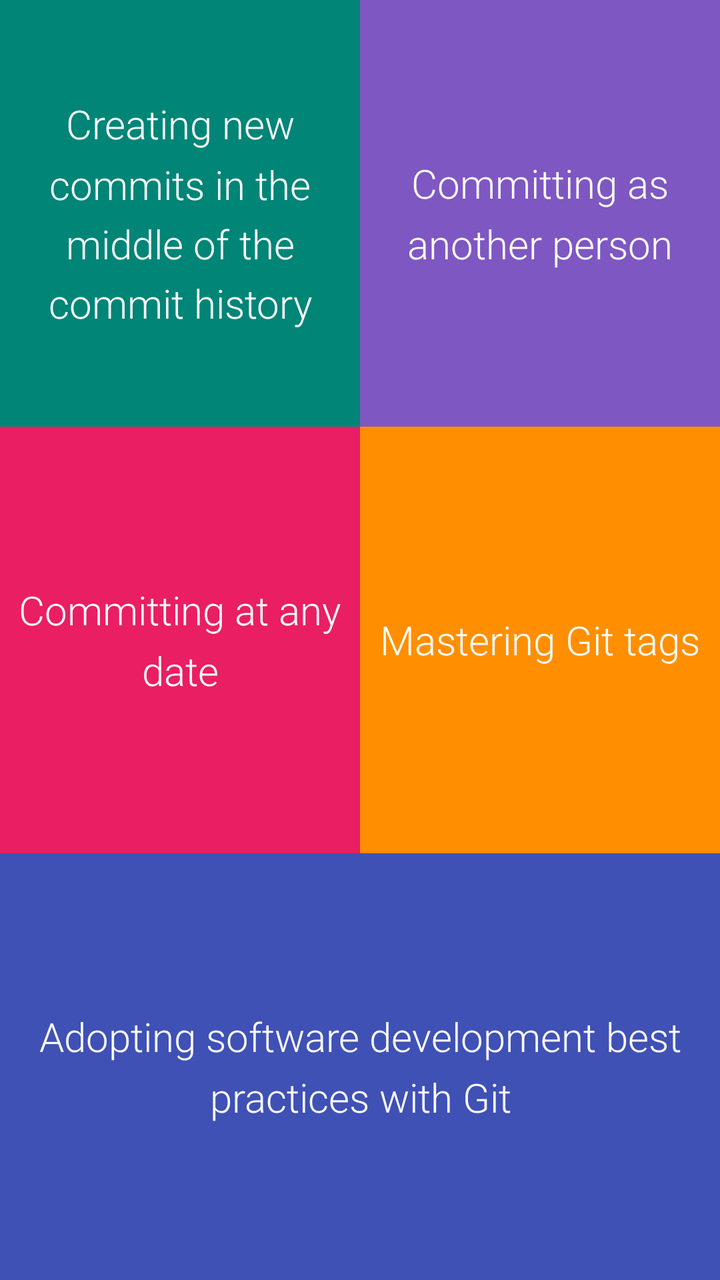
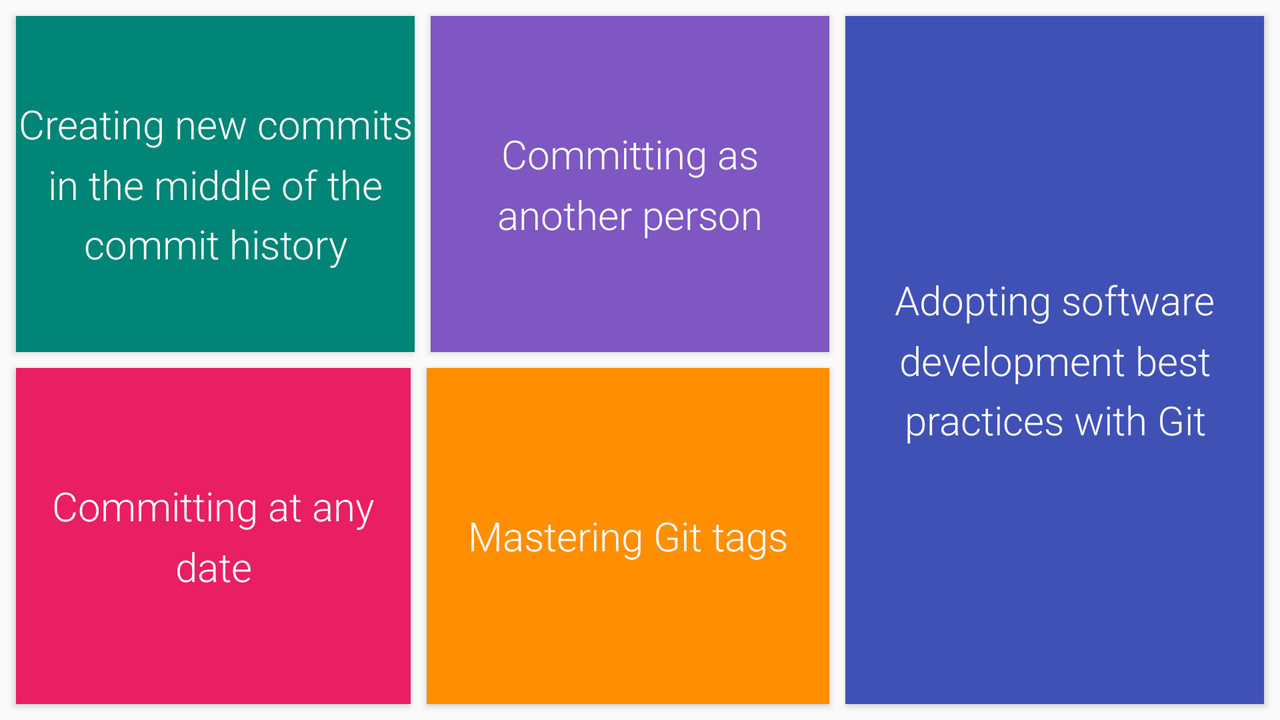

Compare how this app lays out the same screen by default and in its alternative resource folder. The renders come first, then the two layout files and the values they reference.
<!-- AndroidManifest.xml: application theme AppTheme -->
<!-- res/layout/activity_main.xml -->
<?xml version="1.0" encoding="utf-8"?>
<LinearLayout xmlns:android="http://schemas.android.com/apk/res/android"
    android:layout_width="match_parent"
    android:layout_height="match_parent"
    xmlns:tools="http://schemas.android.com/tools"
    android:orientation="vertical"
    tools:context=".SplashActivity">
    <LinearLayout
        android:layout_width="match_parent"
        android:layout_height="0dp"
        android:layout_weight="1"
        android:orientation="vertical">
        <LinearLayout
            android:layout_width="match_parent"
            android:layout_height="0dp"
            android:layout_weight="1"
            android:orientation="horizontal">
            <Button
                android:id="@+id/thing1"
                android:layout_width="0dp"
                android:layout_height="match_parent"
                android:layout_weight="1"
                android:text="@string/thing_1"
                android:lineSpacingMultiplier="1.25"
                android:textAllCaps="false"
                android:fontFamily="sans-serif-light"
                android:textSize="@dimen/abc_text_size_title_material"
                android:background="@color/material_deep_teal_500"
                android:textColor="@color/material_white"/>
            <Button
                android:id="@+id/thing2"
                android:layout_width="0dp"
                android:layout_height="match_parent"
                android:layout_weight="1"
                android:text="@string/thing_2"
                android:lineSpacingMultiplier="1.25"
                android:textAllCaps="false"
                android:fontFamily="sans-serif-light"
                android:textSize="@dimen/abc_text_size_title_material"
                android:background="@color/material_deep_purple_400"
                android:textColor="@color/material_white"/>
        </LinearLayout>
        <LinearLayout
            android:layout_width="match_parent"
            android:layout_height="0dp"
            android:layout_weight="1"
            android:orientation="horizontal">
            <Button
                android:id="@+id/thing3"
                android:layout_width="0dp"
                android:layout_height="match_parent"
                android:layout_weight="1"
                android:text="@string/thing_3"
                android:lineSpacingMultiplier="1.25"
                android:textAllCaps="false"
                android:fontFamily="sans-serif-light"
                android:textSize="@dimen/abc_text_size_title_material"
                android:background="@color/material_pink_500"
                android:textColor="@color/material_white"/>
            <Button
                android:id="@+id/thing4"
                android:layout_width="0dp"
                android:layout_height="match_parent"
                android:layout_weight="1"
                android:text="@string/thing_4"
                android:lineSpacingMultiplier="1.25"
                android:textAllCaps="false"
                android:fontFamily="sans-serif-light"
                android:textSize="@dimen/abc_text_size_title_material"
                android:background="@color/material_amber_800"
                android:textColor="@color/material_white"/>
        </LinearLayout>
        <Button
            android:id="@+id/thing5"
            android:layout_width="match_parent"
            android:layout_height="0dp"
            android:layout_weight="1"
            android:text="@string/thing_5"
            android:lineSpacingMultiplier="1.25"
            android:textAllCaps="false"
            android:fontFamily="sans-serif-light"
            android:textSize="@dimen/abc_text_size_title_material"
            android:background="@color/material_indigo_500"
            android:textColor="@color/material_white"/>
    </LinearLayout>
</LinearLayout>
<!-- resources referenced by this layout -->
<resources>
  <color name="material_amber_800">#FF8F00</color>
  <color name="material_deep_purple_400">#7E57C2</color>
  <color name="material_indigo_500">#3F51B5</color>
  <color name="material_pink_500">#E91E63</color>
  <color name="material_white">#FAFAFA</color>
  <string name="thing_1">Creating new commits in the middle of the commit history</string>
  <string name="thing_2">Committing as another person</string>
  <string name="thing_3">Committing at any date</string>
  <string name="thing_4">Mastering Git tags</string>
  <string name="thing_5">Adopting software development best practices with Git</string>
  <!-- from res/values-v21/ -->
  <style name="AppTheme" parent="Theme.AppCompat.Light.DarkActionBar">
          
          <item name="colorPrimary">@color/colorPrimary</item>
          <item name="colorPrimaryDark">@color/colorPrimaryDark</item>
          <item name="colorAccent">@color/colorAccent</item>
      </style>
  <color name="colorPrimary">#F44336</color>
  <color name="colorPrimaryDark">#D32F2F</color>
  <color name="colorAccent">@color/material_teal_500</color>
  <color name="material_teal_500">#009688</color>
</resources>
<!-- res/layout-land/activity_main.xml (the repository's variant of the layout above) -->
<!-- drawn on the phone turned sideways -->
<?xml version="1.0" encoding="utf-8"?>
<RelativeLayout
    xmlns:android="http://schemas.android.com/apk/res/android"
    xmlns:tools="http://schemas.android.com/tools"
    android:layout_width="match_parent"
    android:layout_height="match_parent"
    android:id="@+id/background"
    android:fitsSystemWindows="true"
    android:clipToPadding="false"
    android:background="@color/colorPrimary"
    tools:context=".SplashActivity">
    <LinearLayout
        android:background="@color/background_material_light"
        android:layout_width="match_parent"
        android:layout_height="match_parent"
        android:orientation="horizontal">
        <LinearLayout
            android:layout_width="0dp"
            android:layout_height="match_parent"
            android:layout_weight="2"
            android:orientation="vertical">
            <LinearLayout
                android:layout_width="match_parent"
                android:layout_height="match_parent"
                android:layout_weight="1"
                android:orientation="horizontal">
                <Button
                    android:id="@+id/thing1"
                    android:layout_width="0dp"
                    android:layout_height="match_parent"
                    android:layout_weight="1"
                    android:layout_marginTop="8dp"
                    android:layout_marginLeft="8dp"
                    android:layout_marginRight="4dp"
                    android:layout_marginBottom="4dp"
                    android:text="@string/thing_1"
                    android:lineSpacingMultiplier="1.25"
                    android:textAllCaps="false"
                    android:fontFamily="sans-serif-light"
                    android:textSize="@dimen/abc_text_size_title_material"
                    android:background="@color/material_deep_teal_500"
                    android:textColor="@color/material_white"/>
                <Button
                    android:id="@+id/thing2"
                    android:layout_width="0dp"
                    android:layout_height="match_parent"
                    android:layout_weight="1"
                    android:layout_marginTop="8dp"
                    android:layout_marginLeft="4dp"
                    android:layout_marginRight="4dp"
                    android:layout_marginBottom="4dp"
                    android:text="@string/thing_2"
                    android:lineSpacingMultiplier="1.25"
                    android:textAllCaps="false"
                    android:fontFamily="sans-serif-light"
                    android:textSize="@dimen/abc_text_size_title_material"
                    android:background="@color/material_deep_purple_400"
                    android:textColor="@color/material_white"/>
            </LinearLayout>

            <LinearLayout
                android:layout_width="match_parent"
                android:layout_height="match_parent"
                android:layout_weight="1"
                android:orientation="horizontal">
                <Button
                    android:id="@+id/thing3"
                    android:layout_width="match_parent"
                    android:layout_height="match_parent"
                    android:layout_weight="1"
                    android:layout_marginTop="4dp"
                    android:layout_marginLeft="8dp"
                    android:layout_marginRight="4dp"
                    android:layout_marginBottom="8dp"
                    android:text="@string/thing_3"
                    android:lineSpacingMultiplier="1.25"
                    android:textAllCaps="false"
                    android:fontFamily="sans-serif-light"
                    android:textSize="@dimen/abc_text_size_title_material"
                    android:background="@color/material_pink_500"
                    android:textColor="@color/material_white"/>
                <Button
                    android:id="@+id/thing4"
                    android:layout_width="match_parent"
                    android:layout_height="match_parent"
                    android:layout_weight="1"
                    android:layout_marginTop="4dp"
                    android:layout_marginLeft="4dp"
                    android:layout_marginRight="4dp"
                    android:layout_marginBottom="8dp"
                    android:text="@string/thing_4"
                    android:lineSpacingMultiplier="1.25"
                    android:textAllCaps="false"
                    android:fontFamily="sans-serif-light"
                    android:textSize="@dimen/abc_text_size_title_material"
                    android:background="@color/material_amber_800"
                    android:textColor="@color/material_white"/>

            </LinearLayout>

        </LinearLayout>

        <Button
            android:id="@+id/thing5"
            android:layout_width="0dp"
            android:layout_height="match_parent"
            android:layout_weight="1"
            android:layout_marginTop="8dp"
            android:layout_marginLeft="4dp"
            android:layout_marginRight="8dp"
            android:layout_marginBottom="8dp"
            android:padding="8dp"
            android:text="@string/thing_5"
            android:lineSpacingMultiplier="1.25"
            android:textAllCaps="false"
            android:fontFamily="sans-serif-light"
            android:textSize="@dimen/abc_text_size_title_material"
            android:background="@color/material_indigo_500"
            android:textColor="@color/material_white"/>
    </LinearLayout>
</RelativeLayout>
<!-- resources referenced by the variant -->
<!-- as the phone turned sideways resolves them -->
<resources>
  <color name="colorPrimary">#F44336</color>
  <color name="material_amber_800">#FF8F00</color>
  <color name="material_deep_purple_400">#7E57C2</color>
  <color name="material_indigo_500">#3F51B5</color>
  <color name="material_pink_500">#E91E63</color>
  <color name="material_white">#FAFAFA</color>
  <string name="thing_1">Creating new commits in the middle of the commit history</string>
  <string name="thing_2">Committing as another person</string>
  <string name="thing_3">Committing at any date</string>
  <string name="thing_4">Mastering Git tags</string>
  <string name="thing_5">Adopting software development best practices with Git</string>
  <!-- from res/values-v21/ -->
  <style name="AppTheme" parent="Theme.AppCompat.Light.DarkActionBar">
          
          <item name="colorPrimary">@color/colorPrimary</item>
          <item name="colorPrimaryDark">@color/colorPrimaryDark</item>
          <item name="colorAccent">@color/colorAccent</item>
      </style>
  <color name="colorPrimaryDark">#D32F2F</color>
  <color name="colorAccent">@color/material_teal_500</color>
  <color name="material_teal_500">#009688</color>
</resources>
